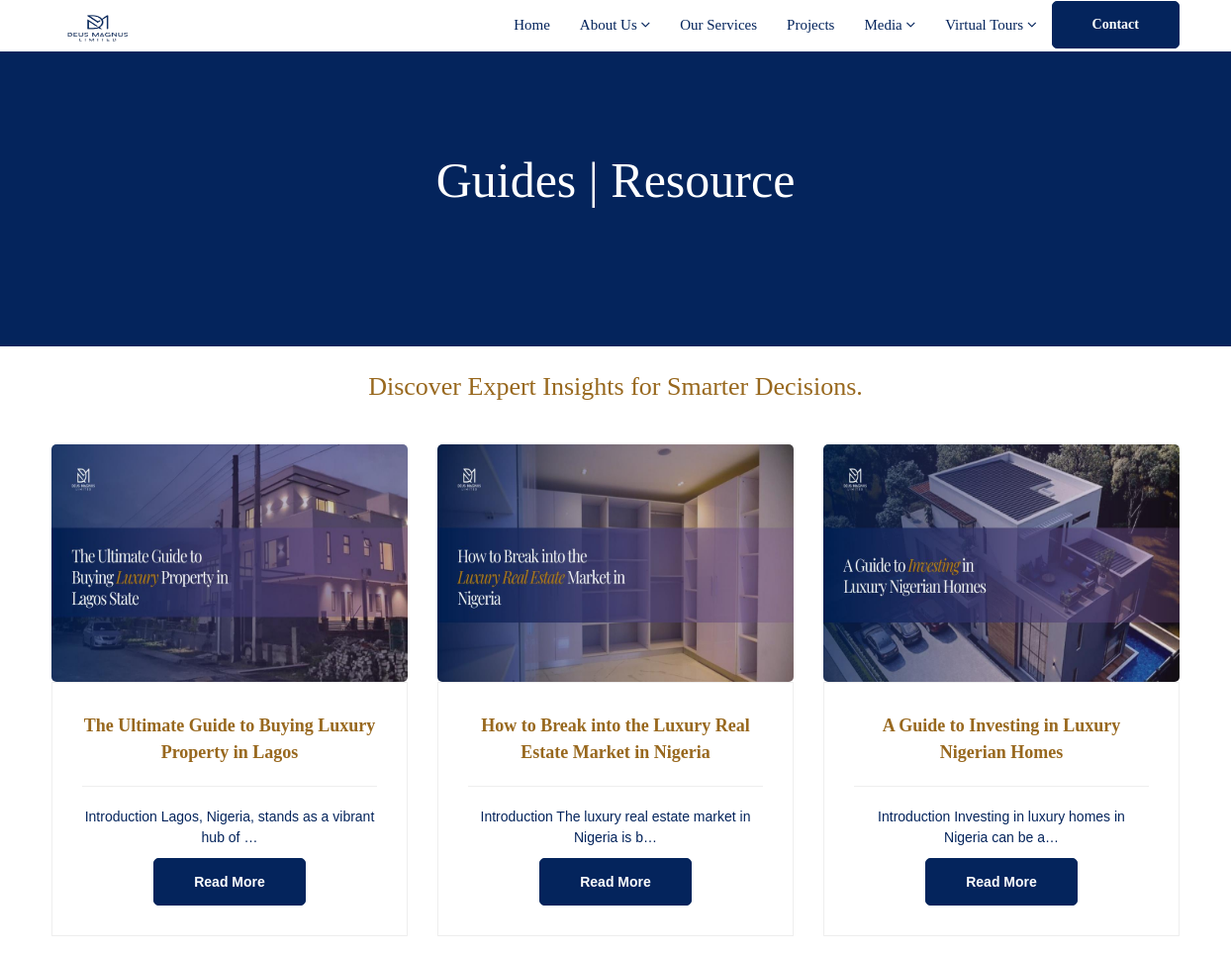
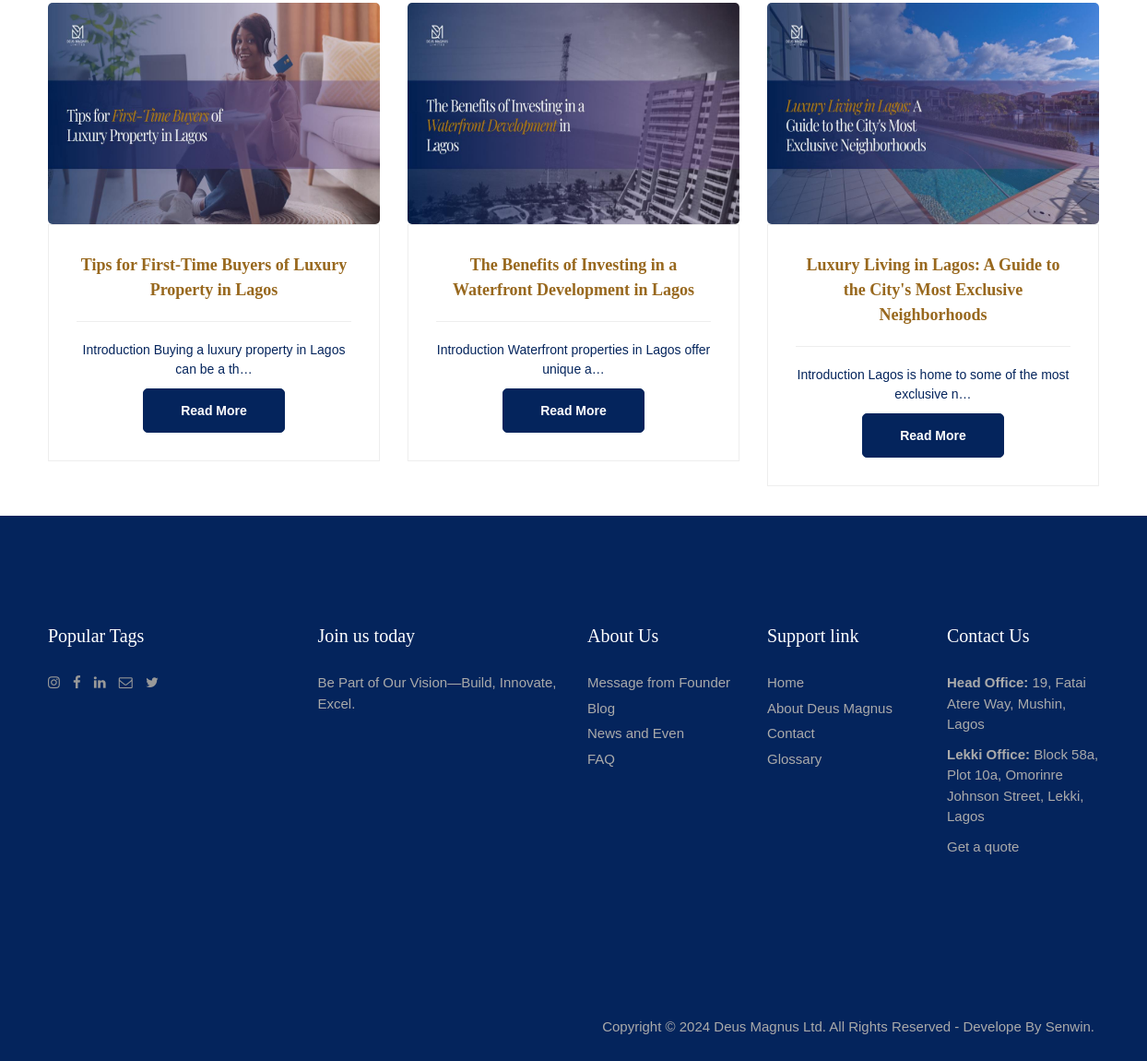
/guides_1/, run on the app's committed database (2 pictures, top to bottom).
### deus_magnus/models.py (models this page shows, shortened)
class Guides(models.Model):
    guides_title = models.CharField(max_length=255, blank=True, null=True)
    guides_description = models.TextField()
    guides_sub_title_1 = models.CharField(max_length=200, blank=True, null=True)
    guides_description_1 = models.TextField()
    guides_sub_title_2 = models.CharField(max_length=200, blank=True, null=True)
    guides_description_2 = models.TextField()
    guides_sub_title_3 = models.CharField(max_length=200, blank=True, null=True)
    guides_description_3 = models.TextField()
    guides_sub_title_4 = models.CharField(max_length=200, blank=True, null=True)
    guides_description_4 = models.TextField()
    guides_sub_title_5 = models.CharField(max_length=200, blank=True, null=True)
    guides_description_5 = models.TextField()
    guides_img = models.ImageField(upload_to='guides_images/')
    guides_author = models.ForeignKey(User, on_delete=models.CASCADE)
    '''guides_publish_date = models.DateTimeField (auto_now_add= True)
    class Meta:
        ordering = ['-guides_publish_date']'''

### deus_magnus/views.py (the view)
# urls.py: path('guides_1/', GuidesView.as_view(), name='guides_1'),
class GuidesView(ListView):
    model = Guides
    template_name = 'deus_magnus/guides_1.html'

### templates/deus_magnus/guides_1.html (shortened to what this page needs)
{% extends "base.html" %}
{% load static %}
{% block content%}
<section class="section db p120">
    <div class="container">
        <div class="row">
            <div class="col-md-12"><br><br>
                <div class="tagline-message page-title text-center">
                    <h1 style="color:fff;font-family: Georgia;font-size:50px;">Guides | Resource</h1>
                </div>
            </div>
        </div>
    </div>
</section>
<section class="section">
    <div class="container">
        <div class="section-title text-center">
            <h3 style="color: #98681e;font-family: Georgia;">Discover Expert Insights for Smarter Decisions.</h3>
        </div>
        <div class="row text-center">
            {% for post in object_list %}
            <div class="col-md-4 col-sm-6">
                <div class="teammembers">
                    <div class="entry">
                        <a href="{% url 'guides_article' post.pk %}">
                            <img src="{{ post.guides_img.url }}"height="240px"style="border-radius: 5px; alt="" >
                        </a>
                    </div>
                    <div class="teamdesc">
                        <a href="{% url 'guides_article' post.pk %}">
                        <h4 style="color: #98681e;font-family: Georgia;">{{ post.guides_title}}</h4>
                        </a>
                        <hr>
                        <h5>{{ post.guides_description|truncatechars:60 }}</h5>
                        <div class="btn-wrapper">
                            <a href="{% url 'guides_article' post.pk %}"class="btn btn-primary"style="border-radius: 5px;font-family: "Georgia;">Read More </a>
                        </div>
                    </div><br>
                </div>
            </div>
            {% endfor %}
        </div>
    </div>
</section>
{% endblock %}

### static/css/style.css (style rules this page uses)
body { background-color: #f9f9f9ab; line-height: 1.5; font-size: 15px; color: #52565b; font-family: "Heebo", sans-serif; position: static; font-weight: 400; }
body, p, li, a { font-family:'Nunito',sans-serif; }
.course-details h4 a, .readmore, .testimonial strong, h1, h2, h3, h4, h5, h6 { color: #04245c; }
h1, h2, h3, h4, h5, h6 { line-height: 1.5; font-family:sans-serif; }
.cop-logo img, a { color: #04245c; text-decoration: none !important; -webkit-transition: all ease 0.3s; -moz-transition: all ease 0.3s; transition: all ease 0.3s; }
.teammembers img { width: 100%; }
.teammembers { overflow: hidden; position: relative; }
.teamdesc { border: 1px solid #eee; padding: 30px 30px; }
.teamdesc h4 { padding: 0; margin: 0 0 5px; font-weight: 700; font-size: 18px; }
.section { background-color: #ffffff; padding: 1rem 0; position: relative; display: block; padding-top: 28px; }
.section-title { margin-bottom: 45px; }
.text-widget h3, .section-title h3 { margin: 0 0 25px; padding: 0; line-height: 1; font-size: 26px; font-weight: 400; font-family:Georgia; }
.section.db { background-color: #04245c; }
.entry { position: relative; }
.p120 { padding-bottom: 120px !important; }
.btn { border-radius: 0; font-size: 14px; border: 1px solid #fff; font-weight: bold; color: #ffffff !important; padding: 13px 40px; text-transform: capitalize; }
.cb, .box .event-desc small, .pagination a, .pagination>.active>a, .pagination>.active>a:focus, .pagination>.active>a:hover, .pagination>.active>span, .pagination>.active>span:focus, .pagination>.active>span:hover, .tags-widget a, .owl-theme-01 .owl-nav [class*="owl-"]:hover, .yamm .dropdown-menu li:hover .menu-button, .yamm .dropdown-menu li .menu-button, mark, .bgcolor1, .image-wrap:before, .image-wrap:after, .btn-primary { border-color: #04245c; background-color: #04245c; box-shadow: inset 0 0 0 0 #98681e; -webkit-transition: all ease 0.5s; -moz-transition: all ease 0.5s; transition: all ease 0.5s; }

### data on the page
Guides: guides_img (picture), guides_title "The Ultimate Guide to Buying Luxury Property in Lagos", guides_description "Introduction Lagos, Nigeria, stands as a vibrant hub of …"
Guides: guides_img (picture), guides_title "How to Break into the Luxury Real Estate Market in Nigeria", guides_description "Introduction The luxury real estate market in Nigeria is b…"
Guides: guides_img (picture), guides_title "A Guide to Investing in Luxury Nigerian Homes", guides_description "Introduction Investing in luxury homes in Nigeria can be a…"
Guides: guides_img (picture), guides_title "Tips for First-Time Buyers of Luxury Property in Lagos", guides_description "Introduction Buying a luxury property in Lagos can be a th…"
Guides: guides_img (picture), guides_title "The Benefits of Investing in a Waterfront Development in Lagos", guides_description "Introduction Waterfront properties in Lagos offer unique a…"
Guides: guides_img (picture), guides_title "Luxury Living in Lagos: A Guide to the City's Most Exclusive Neighborhoods", guides_description "Introduction Lagos is home to some of the most exclusive n…"
